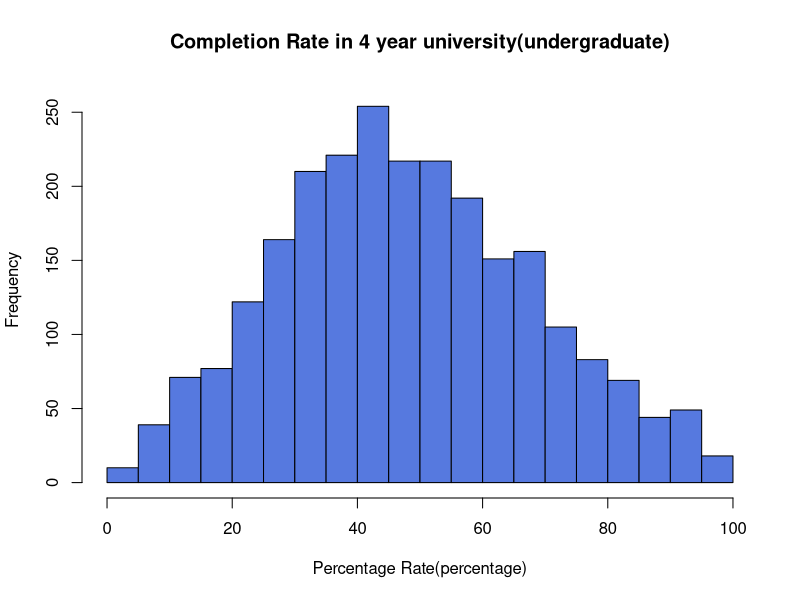
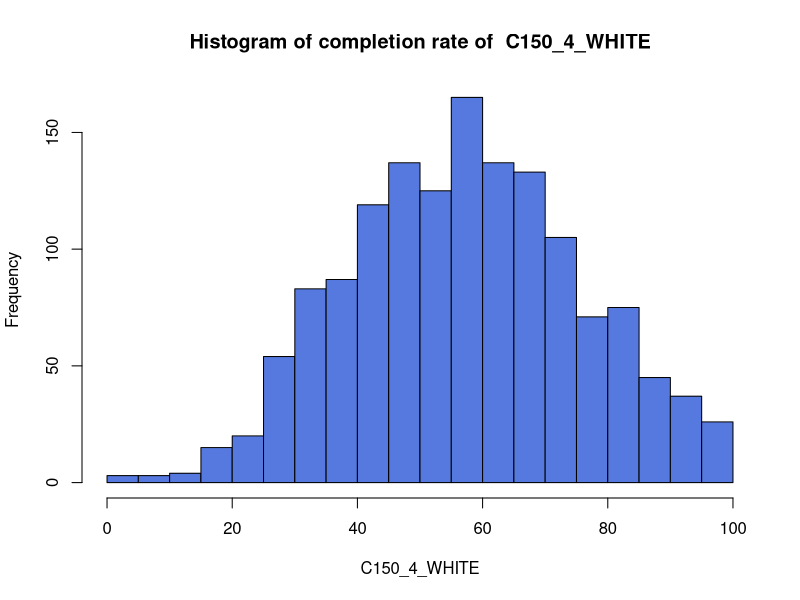
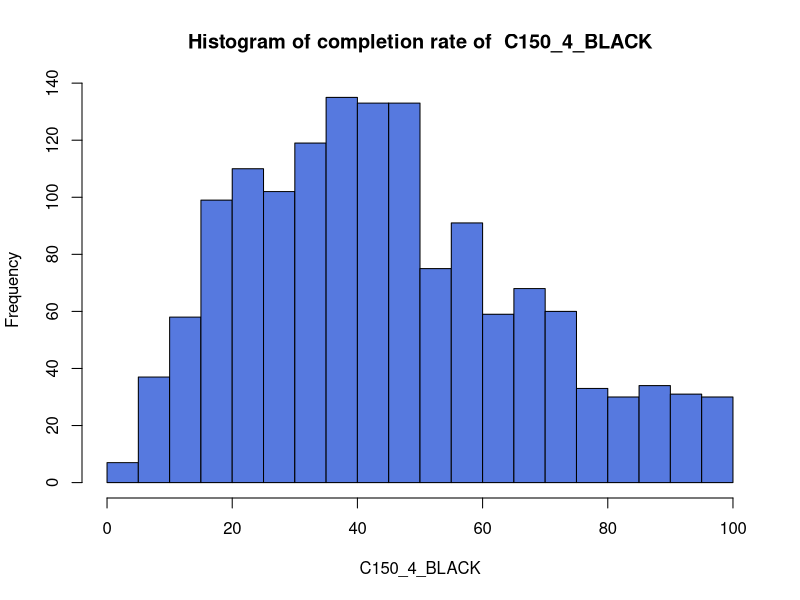
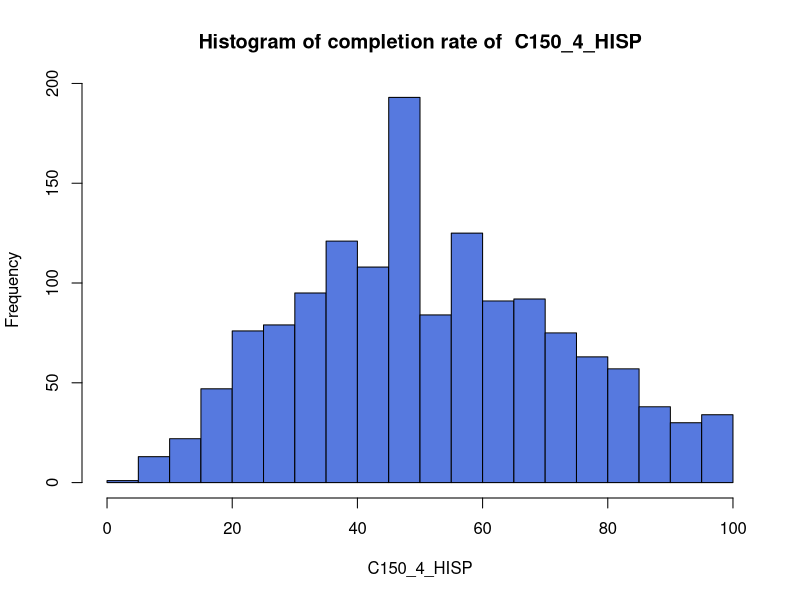
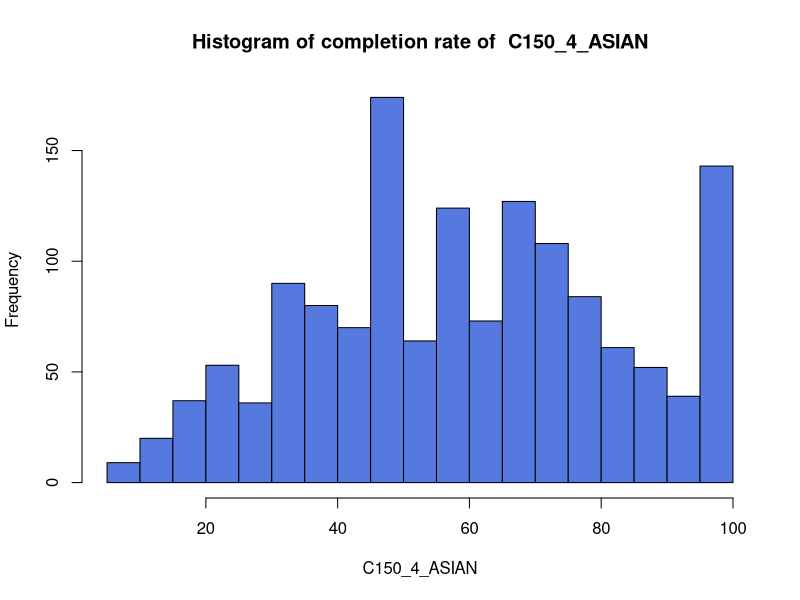
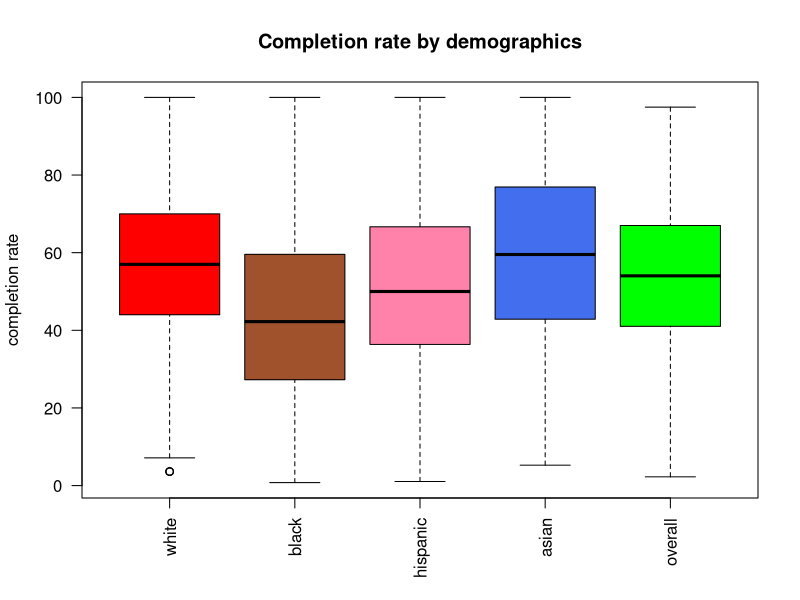
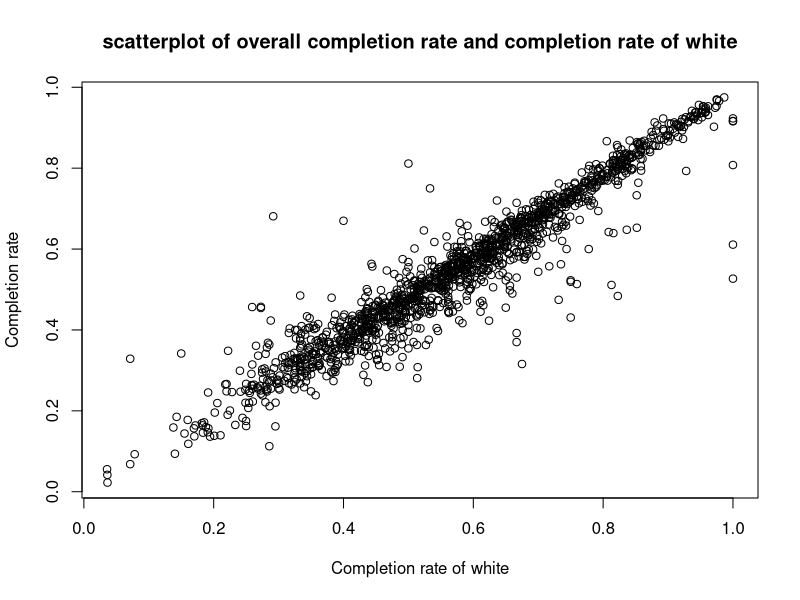
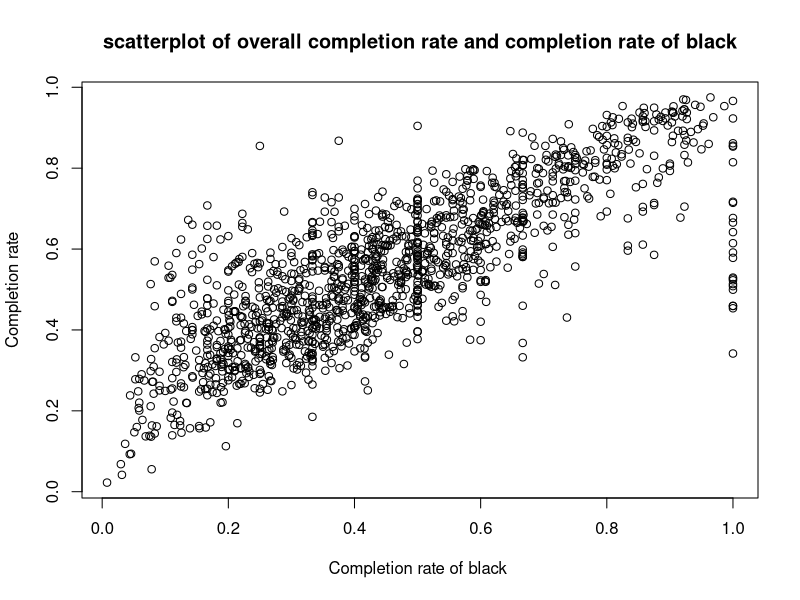

Recreate these plots in R, in order. (Note: this script raises an error after producing the figures.)
#.libPaths(c("C:/Users/vlfgn/Documents/R/win-library/3.3", "C:/Users/vlfgn/Documents/R/win-library/3.3"))
library(plyr)
#setwd("C:/Users/vlfgn/Desktop/Clean/stat159_fall2016_project3/code/scripts")
#Loading the raw dataset
#Focus on the 4 year universities(high overall graduation rates)

dat = read.csv("../../data/subset-data.csv", stringsAsFactors = FALSE)

#Subsetting by 4-year school(Variable name: CCUGPROF > 4) stored in dat_4
dat_4=subset(dat, CCUGPROF>4)

#Using POOLED completion rate as our criteria. 
#If there are NA values in POOLED completion rate, not going to use those universities.
#is.na(dat1$C150_4_POOLED)==is.na(dat1$C150_4) used this to check
#list of universities does have C150_4_POOLED
dat_4$INSTNM[which(!is.na(dat_4$C150_4_POOLED))]
length(dat_4$INSTNM[which(!is.na(dat_4$C150_4_POOLED))])#2484
#list of universities where C150_4_POOLED ==0
dat_4$INSTNM[which(dat_4$C150_4_POOLED==0)]
length(dat_4$INSTNM[which(dat_4$C150_4_POOLED==0)])#15


#Data for our graduation rate in 4 year universities undergraduate.(excluding NAs and 0s)
completion_4 = dat_4[which(!is.na(dat_4$C150_4_POOLED)), ]
completion_4 = completion_4[which(completion_4$C150_4_POOLED!=0),]


#histogram for completion rate of 4 year universities.
x = completion_4$C150_4_POOLED * 100

png("../../images/histogram-of-completion-rate.png", width=800, height=600)
h=hist(x, breaks = 20, col = '#5679DF'
       , xlab = "Percentage Rate(percentage)"
       , main = "Completion Rate in 4 year university(undergraduate)"
       , xlim = c(0,100), ylim = c(0,260))
dev.off()


###Remeber, we are using dat1 = dat_4#########################################
###Let dat1=dat_4 for frequent use
dat1=dat_4

###################################################################################
############################Complemtion Rate by Demographics#######################
#C150_4_WHITE
##Completion rate for first-time, full-time students at four-year institutions
##(150% of expected time to completion/6 years) for white students
#C150_4_BLACK
##Completion rate for first-time, full-time students at four-year institutions
##(150% of expected time to completion/6 years) for black students
#C150_4_HISP
##Completion rate for first-time, full-time students at four-year institutions
##(150% of expected time to completion/6 years) for Hispanic students
#C150_4_ASIAN
##Completion rate for first-time, full-time students at four-year institutions
##(150% of expected time to completion/6 years) for Asian students

#The number of NAs in each demographic completions rate AMONG 2740 observations.
sum(as.numeric(is.na(dat1$C150_4_WHITE))) #388
sum(as.numeric(is.na(dat1$C150_4_BLACK))) #551
sum(as.numeric(is.na(dat1$C150_4_HISP))) #535
sum(as.numeric(is.na(dat1$C150_4_ASIAN))) #879


#Eexclude NA's and 0's in demographic completions(WHITE,BLACK,HISPANIC,ASIAN)
names_demo = c("C150_4_WHITE","C150_4_BLACK","C150_4_HISP","C150_4_ASIAN")
com_demo = subset(dat1, (!is.na(dat1$C150_4_WHITE)) & (!is.na(dat1$C150_4_BLACK)) &
                    (!is.na(dat1$C150_4_HISP)) & (!is.na(dat1$C150_4_ASIAN)) & (!is.na(dat1$C150_4_POOLED)))
com_demo = com_demo[which(com_demo$C150_4_WHITE!=0),]
com_demo = com_demo[which(com_demo$C150_4_BLACK!=0),]
com_demo = com_demo[which(com_demo$C150_4_HISP!=0),]
com_demo = com_demo[which(com_demo$C150_4_ASIAN!=0),]
com_demo = com_demo[which(com_demo$C150_4_POOLED!=0),]


#Summary Statistics of completion rate by Demographics(WHITE, BLACK, HISP, ASIAN)
sink(file = "../../data/eda-output.txt")
cat("1. Explanatory Analysis of Quantative Varibles\n\n")
cat("A. Summary Statistics Of Completion Rate by demographics\n\n")
for(i in 1:length(names_demo))
{
  cat("summary statistics of", names_demo[i], "\n\n")
  cat("Min.  1stQu.  Median.  Mean.  3rd Qu.  Max. \n")
  cat(summary(com_demo[,names_demo[i]]), "\n")
  cat("Standard Deviation. : ", sd(com_demo[,names_demo[i]]),"\n")
  cat("Range. : ", max(com_demo[,names_demo[i]])-min(com_demo[,names_demo[i]])," \n")
  cat("IQR. : ", IQR(com_demo[,names_demo[i]]),"\n")
  cat("\n\n")
}
cat("\n\n")
sink()

##Histogram of completions rate by Demographics(WHITE, BLACK, HISP, ASIAN)
for(i in 1:length(names_demo))
{
  path1 = paste0("../../images/histogram-completion-rate-",names_demo[i],".png")
  png(filename = path1, width=800, height=600)
  k1 = com_demo[,names_demo[i]]*100
  k2 = hist(k1,breaks= 20, main = paste("Histogram of completion rate of "
                                        ,names_demo[i]), col = "#5679DF", xlab = names_demo[i])
  dev.off()
}

png(filename = "../../images/boxplot-of-completion-rate-by-demographic.png", width=800, height=600)
boxplot(com_demo$C150_4_WHITE*100, com_demo$C150_4_BLACK*100
        , com_demo$C150_4_HISP*100, com_demo$C150_4_ASIAN*100, com_demo$C150_4_POOLED*100
        , main = "Completion rate by demographics", ylab = "completion rate"
        , las=2, col = c("red","sienna","palevioletred1","royalblue2", "green")
        , names = c("white", "black", "hispanic", "asian", "overall"))
dev.off()


png(filename = "../../images/scatterplot-of-overall-completion-rate-and-completion-rate-of-white.png", width=800, height=600)
plot(com_demo$C150_4_WHITE, com_demo$C150_4_POOLED
     , main = "scatterplot of overall completion rate and completion rate of white"
     , xlab = "Completion rate of white", ylab = "Completion rate")
dev.off()

png(filename = "../../images/scatterplot-of-overall-completion-rate-and-completion-rate-of-black.png", width=800, height=600)
plot(com_demo$C150_4_BLACK, com_demo$C150_4_POOLED
     , main = "scatterplot of overall completion rate and completion rate of black"
     , xlab = "Completion rate of black ", ylab = "Completion rate")
dev.off()

png(filename = "../../images/scatterplot-of-overall-completion-rate-and-completion-rate-of-hispanic.png", width=800, height=600)
plot(com_demo$C150_4_HISP, com_demo$C150_4_POOLED
     , main = "scatterplot of overall completion rate and completion rate of hispanic"
     , xlab = "Completion rate of hispanic", ylab = "Completion rate")
dev.off()

png(filename = "../../images/scatterplot-of-overall-completion-rate-and-completion-rate-of-asian.png", width=800, height=600)
plot(com_demo$C150_4_ASIAN, com_demo$C150_4_POOLED
     , main = "scatterplot of overall completion rate and completion rate of asian"
     , xlab = "Completion rate of asian", ylab = "Completion rate")
dev.off()


#####################################################################################
###################################Demographic Percentage############################
#The number of NAs in each demographic PERCENTAGE AMONG 2740 observations.
#Since no data is missing, just going to use dat1.
sum(as.numeric(is.na(dat1$UGDS_WHITE))) #0
sum(as.numeric(is.na(dat1$UGDS_BLACK))) #0
sum(as.numeric(is.na(dat1$UGDS_HISP))) #0
sum(as.numeric(is.na(dat1$UGDS_ASIAN))) #0

#Eexclude 0's in demographic percentage(WHITE,BLACK,HISPANIC,ASIAN)
names_demo2 = c("UGDS_WHITE", "UGDS_BLACK", "UGDS_HISP", "UGDS_ASIAN")
com_demo2 = dat1[which(dat1$UGDS_WHITE!=0),]
com_demo2 = com_demo2[which(com_demo2$UGDS_BLACK!=0),]
com_demo2 = com_demo2[which(com_demo2$UGDS_HISP!=0),]
com_demo2 = com_demo2[which(com_demo2$UGDS_ASIAN!=0),]


#Summary Statistics of Each Demographics(WHITE, BLACK, HISP, ASIAN)
sink(file = "../../data/eda-output.txt", append=TRUE)
cat("B. Summary Statistics Of demographic percentage\n\n")
for(i in 1:length(names_demo2))
{
  cat("summary statistics of", names_demo2[i], "\n\n")
  cat("Min.  1stQu.  Median.  Mean.  3rd Qu.  Max. \n")
  cat(summary(com_demo2[,names_demo2[i]]), "\n")
  cat("Standard Deviation. : ", sd(com_demo2[,names_demo2[i]]),"\n")
  cat("Range. : ", max(com_demo2[,names_demo2[i]])-min(com_demo2[,names_demo2[i]])," \n")
  cat("IQR. : ", IQR(com_demo2[,names_demo2[i]]),"\n")
  cat("\n")
}
cat("\n\n")
sink()

##Histogram of demographic percentage
for(i in 1:length(names_demo2))
{
  path1 = paste0("../../images/histogram-deomgraphic-percentage-",names_demo2[i],".png")
  png(filename = path1, width=800, height=600)
  k1 = com_demo2[,names_demo2[i]]*100
  k2 = hist(k1,breaks= 20, main = paste("Histogram of demograhic percentage of "
                                        ,names_demo2[i]), col = "#5679DF", xlab = names_demo2[i])
  dev.off()
}


png(filename = "../../images/boxplot-of-demographic-percentage.png", width=800, height=600)
boxplot(com_demo2$UGDS_WHITE*100, com_demo2$UGDS_BLACK*100
        , com_demo2$UGDS_HISP*100, com_demo2$UGDS_ASIAN*100
        , main = "Demographic percentages", ylab = "demograhic percentage"
        , las=2, col = c("red","sienna","palevioletred1","royalblue2")
        , names = c("white", "black", "hispanic", "asian"))
dev.off()


######################################################################################
###############################Repayment rate on FAFSA################################
#COMPL_RPY_3YR_RT
##3_yr_repayment.completers
#COMPL_RPY_5YR_RT
##5_yr_repayment.completers
#COMPL_RPY_7YR_RT
##7_yr_repayment.completers

#The number of NAs in Repayment rate on year 3,5,7
sum(as.numeric(is.na(dat1$COMPL_RPY_3YR_RT))) #108
sum(as.numeric(is.na(dat1$COMPL_RPY_5YR_RT))) #140
sum(as.numeric(is.na(dat1$COMPL_RPY_7YR_RT))) #164

#Since the column class is character becuase "PrivacySuppressed" in the variables
#Need to convert colums into numeric data.
yr3 = na.omit(as.numeric(dat1$COMPL_RPY_3YR_RT))
yr5 = na.omit(as.numeric(dat1$COMPL_RPY_5YR_RT))
yr7 = na.omit(as.numeric(dat1$COMPL_RPY_7YR_RT))


#Summary Statistics of repayment rate#
sink(file = "../../data/eda-output.txt", append=TRUE)
cat("C. Summary Statistics Of Repayment rate on FAFSA depending in 3,5,7 year\n\n")

cat("summary statistics of Three year repayment rate for completers\n\n")
cat("Min.  1stQu.  Median.  Mean.  3rd Qu.  Max. \n")
cat(summary(yr3), "\n")
cat("Standard Deviation. : ", sd(yr3),"\n")
cat("Range. : ", max(yr3)-min(yr3)," \n")
cat("IQR. : ", IQR(yr3),"\n")
cat("\n")

cat("summary statistics of Five year repayment rate for completers\n\n")
cat("Min.  1stQu.  Median.  Mean.  3rd Qu.  Max. \n")
cat(summary(yr5), "\n")
cat("Standard Deviation. : ", sd(yr5),"\n")
cat("Range. : ", max(yr5)-min(yr5)," \n")
cat("IQR. : ", IQR(yr5),"\n")
cat("\n")

cat("summary statistics of Seven year repayment rate for completers\n\n")
cat("Min.  1stQu.  Median.  Mean.  3rd Qu.  Max. \n")
cat(summary(yr7), "\n")
cat("Standard Deviation. : ", sd(yr7),"\n")
cat("Range. : ", max(yr3)-min(yr7)," \n")
cat("IQR. : ", IQR(yr7),"\n")
cat("\n")

cat("\n\n")
sink()


png(filename = "../../images/histogram-of-three-year-repayment-rate-for-completers.png", width=800, height=600)
hist(yr3*100, col = "#5679DF", breaks = 20, xlab = "repayment percentage",
     main = "Histogram of Three year repayment rate for completers")
dev.off()
png(filename = "../../images/histogram-of-five-year-repayment-rate-for-completers.png", width=800, height=600)
hist(yr5*100, col = "#5679DF", breaks = 20, xlab = "repayment percentage",
     main = "Histogram of Five year repayment rate for completers")
dev.off()
png(filename = "../../images/histogram-of-seven-year-repayment-rate-for-completers.png", width=800, height=600)
hist(yr7*100, col = "#5679DF", breaks = 20, xlab = "repayment percentage",
     main = "Histogram of Seven year repayment rate for completers")
dev.off()



###############################Median earning###################################
##Data exists prior to 2014_2013. Therefore using MERGED2012_13_PP.csv###

#MD_EARN_WNE_P10
##Median earnings of students working and not enrolled 10 years after entry
#MD_EARN_WNE_P6
##Median earnings of students working and not enrolled 6 years after entry
#MD_EARN_WNE_P8
##Median earnings of students working and not enrolled 8 years after entry


#The number of NAs in Median Earning on year after 6,8,10 years
sum(as.numeric(is.na(dat1$MD_EARN_WNE_P6))) #154
sum(as.numeric(is.na(dat1$MD_EARN_WNE_P8))) #154
sum(as.numeric(is.na(dat1$MD_EARN_WNE_P10))) #154

#Since the column class is character becuase "PrivacySuppressed" in the variables
#Need to convert colums into numeric data.
m6 = na.omit(as.numeric(dat1$MD_EARN_WNE_P6))
m8 = na.omit(as.numeric(dat1$MD_EARN_WNE_P8))
m10 = na.omit(as.numeric(dat1$MD_EARN_WNE_P10))

#Summary Statistics of Median Earning after 6,8,10 year#
sink(file = "../../data/eda-output.txt", append=TRUE)
cat("D. Summary Statistics Of Median Earning after 6,8,10 year\n\n")

cat("summary statistics of Median Earning after 6 year\n\n")
cat("Min.  1stQu.  Median.  Mean.  3rd Qu.  Max. \n")
cat(summary(m6), "\n")
cat("Standard Deviation. : ", sd(m6),"\n")
cat("Range. : ", max(m6)-min(m6)," \n")
cat("IQR. : ", IQR(m6),"\n")
cat("\n")

cat("summary statistics of Median Earning after 8 year\n\n")
cat("Min.  1stQu.  Median.  Mean.  3rd Qu.  Max. \n")
cat(summary(m8), "\n")
cat("Standard Deviation. : ", sd(m8),"\n")
cat("Range. : ", max(m8)-min(m8)," \n")
cat("IQR. : ", IQR(m8),"\n")
cat("\n")

cat("summary statistics of Median Earning after 10 year\n\n")
cat("Min.  1stQu.  Median.  Mean.  3rd Qu.  Max. \n")
cat(summary(m10), "\n")
cat("Standard Deviation. : ", sd(m10),"\n")
cat("Range. : ", max(m10)-min(m10)," \n")
cat("IQR. : ", IQR(m10),"\n")
cat("\n")

cat("\n\n")
sink()

png(filename = "../../images/histogram-of-median-earning-after-6-year(log-transfromed).png", width=800, height=600)
md1_log = log(m6)
md1 = hist(md1_log, col = "#5679DF", breaks = 10, main = "Histogram of Median Earning after 6 year"
           , xlab = "Earning(log transformed)", xlim = c(9,12))
dev.off()

png(filename = "../../images/histogram-of-median-earning-after-8-year(log-transfromed).png", width=800, height=600)
md2_log = log(m8)
md2 = hist(md2_log, col = "#5679DF", breaks = 10, main = "Histogram of Median Earning after 8 year"
           , xlab = "Earning(log transformed)", xlim = c(9,12))
dev.off()

png(filename = "../../images/histogram-of-median-earning-after-10-year(log-transfromed).png", width=800, height=600)
md3_log = log(m10)
md3 = hist(md3_log, col = "#5679DF", breaks = 10, main = "Histogram of Median Earning after 10 year"
           , xlab = "Earning(log transformed)", xlim = c(9,12))
dev.off()


#####################Admission rate####################################
#ADM_RATE
##Admission rate

#The number of NAs in Median earning in 6,8,10 years after entry using com_demo to compare the values  
#in terms of completion rate
sum(as.numeric(is.na(com_demo$ADM_RATE))) #233
ad = com_demo[com_demo$ADM_RATE!=0,]
ad = ad[!is.na(ad$ADM_RATE), ]

#Summary Statistics of Admission rate#
sink(file = "../../data/eda-output.txt", append=TRUE)
cat("E. Summary Statistics Of Admission rate\n\n")
cat("Min.  1stQu.  Median.  Mean.  3rd Qu.  Max. \n")
cat(summary(ad$ADM_RATE), "\n")
cat("Standard Deviation. : ", sd(ad$ADM_RATE),"\n")
cat("Range. : ", max(ad$ADM_RATE)-min(ad$ADM_RATE)," \n")
cat("IQR. : ", IQR(ad$ADM_RATE),"\n")
cat("\n")
cat("\n\n")
sink()

png(filename = "../../images/histogram-of-admission-rate.png", width=800, height=600)
hist(ad$ADM_RATE, col = "#5679DF", breaks = 10, main = "Histogram of Admission rate")
dev.off()

png(filename = "../../images/scatterplot-admission-rate-and-completion-rate.png", width=800, height=600)
plot((ad$ADM_RATE), (ad$C150_4_POOLED), main = "scatterplot of Admission rate and Completion rate"
     , xlab = "admission rate", ylab="completion rate")
dev.off()


#####################Retention Rate####################################
#RET_FT4
##First-time, full-time student retention rate at four-year institutions
sum(as.numeric(is.na(com_demo$RET_FT4))) #122
re = com_demo[com_demo$RET_FT4!=0,]
re = re[!is.na(re$RET_FT4), ]

#Summary Statistics of Retention Rate#
sink(file = "../../data/eda-output.txt", append=TRUE)
cat("F. Summary Statistics Of Retention rate\n\n")
cat("Min.  1stQu.  Median.  Mean.  3rd Qu.  Max. \n")
cat(summary(re$RET_FT4), "\n")
cat("Standard Deviation. : ", sd(re$RET_FT4),"\n")
cat("Range. : ", max(re$RET_FT4)-min(re$RET_FT4)," \n")
cat("IQR. : ", IQR(re$RET_FT4),"\n")
cat("\n")
cat("\n\n")
sink()

png(filename = "../../images/histogram-of-retention-rate.png", width=800, height=600)
hist(re$RET_FT4, col = "#5679DF", breaks = 10, main = "Histogram of retention rate")
dev.off()

png(filename = "../../images/scatterplot-retention-rate-and-completion-rate.png", width=800, height=600)
plot((re$RET_FT4), (re$C150_4_POOLED), main = "scatterplot of retention rate and Completion rate"
     , xlab = "retention rate", ylab="completion rate")
dev.off()



#####################total cost of attendance####################################
#NPT4_PRIV
##Average net price for Title IV institutions (private for-profit and nonprofit institutions)
#NPT4_PUB
##Average net price for Title IV institutions (public institutions)
sum(as.numeric(is.na(com_demo$NPT4_PRIV))) #526
sum(as.numeric(is.na(com_demo$NPT4_PUB))) #923

#MERGING TWO data frames and removing NA values and 0's.
cost = com_demo
cost$NPT4_PRIV[is.na(cost$NPT4_PRIV)] =0
cost$NPT4_PUB[is.na(cost$NPT4_PUB)] = 0
cost = cbind(cost,cost = cost$NPT4_PRIV + cost$NPT4_PUB)
cost = cost[cost$cost!=0,]

#Summary Statistics of cost of attendance#
sink(file = "../../data/eda-output.txt", append=TRUE)
cat("G. Summary Statistics Of Cost of attendance rate\n\n")
cat("Min.  1stQu.  Median.  Mean.  3rd Qu.  Max. \n")
cat(summary(cost$cost), "\n")
cat("Standard Deviation. : ", sd(cost$cost),"\n")
cat("Range. : ", max(cost$cost)-min(cost$cost)," \n")
cat("IQR. : ", IQR(cost$cost),"\n")
cat("\n")
cat("\n\n")
sink()

png(filename = "../../images/histogram-of-cost-of-attendance.png", width=800, height=600)
hist(cost$cost, col = "#5679DF", breaks = 10
     , main = "Histogram of cost of attendance", xlab = "cost of attendance")
dev.off()

png(filename = "../../images/scatterplot-of-cost-of-attendace-and-completion-rate.png", width=800, height=600)
plot((cost$cost), (cost$C150_4_POOLED), main = "scatterplot of cost of attendace rate and Completion rate"
     , xlab = "cost of attendacne", ylab="completion rate")
dev.off()


#####################Median Debt####################################
#DEBT_MDN
##The median original amount of the loan principal upon entering repayment
debt = com_demo
debt$DEBT_MDN = as.numeric(debt$DEBT_MDN)
debt$DEBT_MDN[is.na(debt$DEBT_MDN)] = 0
debt = debt[debt$DEBT_MDN!=0,]

#Summary Statistics of Median Debt#
sink(file = "../../data/eda-output.txt", append=TRUE)
cat("H. Summary Statistics Of Median Debt\n\n")
cat("Min.  1stQu.  Median.  Mean.  3rd Qu.  Max. \n")
cat(summary(debt$DEBT_MDN), "\n")
cat("Standard Deviation. : ", sd(debt$DEBT_MDN),"\n")
cat("Range. : ", max(debt$DEBT_MDN)-min(debt$DEBT_MDN)," \n")
cat("IQR. : ", IQR(debt$DEBT_MDN),"\n")
cat("\n")
cat("\n\n")
sink()

png(filename = "../../images/histogram-of-median-debt.png", width=800, height=600)
hist(debt$DEBT_MDN, col = "#5679DF", breaks = 20
     , main = "Histogram of Median Debt", xlab = "Median Debt")
dev.off()

png(filename = "../../images/scatterplot-of-median-debt-and-completion-rate.png", width=800, height=600)
plot((debt$DEBT_MDN), (debt$C150_4_POOLED), main = "scatterplot of median debt and completion rate"
     , xlab = "Median Debt", ylab="completion rate")
dev.off()


#####################Percentage of Pell GRANT####################################
#PCTPELL
##Percentage of undergraduates who receive a Pell Grant
pell = com_demo

#Summary Statistics of Median Debt#
sink(file = "../../data/eda-output.txt", append=TRUE)
cat("I. Summary Statistics Of Pell Grant rate\n\n")
cat(summary(pell$PCTPELL), "\n")
cat("Min.  1stQu.  Median.  Mean.  3rd Qu.  Max. \n")
cat("Standard Deviation. : ", sd(pell$PCTPELL),"\n")
cat("Range. : ", max(pell$PCTPELL)-min(pell$PCTPELL)," \n")
cat("IQR. : ", IQR(pell$PCTPELL),"\n")
cat("\n")
cat("\n\n")
sink()

png(filename = "../../images/histogram-of-pell-grant-rate.png", width=800, height=600)
hist(pell$PCTPELL, col = "#5679DF", breaks = 20
     , main = "Histogram of Pell Grant rate", xlab = "Pell Grant rate")
dev.off()

png(filename = "../../images/scatterplot-of-pell-grant-rate-and-completion-rate.png", width=800, height=600)
plot((pell$PCTPELL), (pell$C150_4_POOLED), main = "scatterplot of Pell Grant rate and completion rate"
     , xlab = "Pell Grant rate", ylab="completion rate")
dev.off()


#####################Average Sat score####################################
#SAT_AVG
##Average SAT equivalent score of students admitted
sat = com_demo
sat$SAT_AVG = as.numeric(sat$SAT_AVG)
sat$SAT_AVG[is.na(sat$SAT_AVG)] = 0
sat = sat[sat$SAT_AVG!=0,]

#Summary Statistics of Average Sat score#
sink(file = "../../data/eda-output.txt", append=TRUE)
cat("J. Summary Statistics Of Average Sat score\n\n")
cat(summary(sat$SAT_AVG), "\n")
cat("Standard Deviation. : ", sd(sat$SAT_AVG),"\n")
cat("Range. : ", max(sat$SAT_AVG)-min(sat$SAT_AVG)," \n")
cat("IQR. : ", IQR(sat$SAT_AVG),"\n")
cat("\n")
cat("\n\n")
sink()

png(filename = "../../images/histogram-of-average-sat-score.png", width=800, height=600)
hist(sat$SAT_AVG, col = "#5679DF", breaks = 20
     , main = "Histogram of Average Sat score", xlab = "Average Sat score")
dev.off()

png(filename = "../../images/scatterplot-of-average-sat-score-and-completion-rate.png", width=800, height=600)
plot(sat$SAT_AVG, (sat$C150_4_POOLED), main = "scatterplot of Average Sat score and completion rate"
     , xlab = "Average Sat score", ylab="completion rate")
dev.off()

#####################Size of School####################################
#CCSIZSET
##Carnegie Classification -- size and setting
summary(com_demo$CCSIZSET)

#Summary Statistics of Average Sat score#
sink(file = "../../data/eda-output.txt", append=TRUE)
cat("2. Explanatory Analysis of Categorical Varibles\n\n")
cat("K. Summary Statistics Of Size of School(represented by numbers 6 to 17,from small to large)\n\n")
cat("frequency table Of Size of School\n\n")
write.table(table(com_demo$CCSIZSET), row.names = FALSE, col.names = FALSE, quote = FALSE)
cat("\n")
cat("Relative frequency table Of Size of School\n\n")
write.table(prop.table(table(com_demo$CCSIZSET)), row.names = FALSE, col.names = FALSE, quote = FALSE)
cat("\n\n")
sink()

#Creating barcharts of Size of school
png(filename = "../../images/barchart-of-size-of-school.png", width=800, height=600)
barplot(prop.table(table(com_demo$CCSIZSET)), main = "Barchart of Size of school"
     , xlab = "Size of School", ylab = "relative frequecny", col = "#5679DF")
dev.off()

#Creating boxplots of Size of school
png(filename = "../../images/boxplot-of-size-of-school-on-completion-rate.png", width=800, height=600)
boxplot(com_demo$C150_4_POOLED ~ com_demo$CCSIZSET, main = "boxplot of Size of school on completion rate"
        , xlab = "Size of School", ylab = "completion rate", , col = "#5679DF")
dev.off()

#Anova analysis of Size of School on completion rate.
anova_size = aov(com_demo$C150_4_POOLED ~ com_demo$CCSIZSET)
summary(anova_size)
sink(file = "../../data/eda-output.txt", append = TRUE)
cat("Anova Analysis of Size of school on completion rate\n\n")
summary(anova_size)
cat("\n")
cat("\n\n")
sink()


########################Type of institution#################################
#CONTROL
##Control of institution(public/ private(non-profit)/ private(profit))
summary(com_demo$CONTROL)
sum(as.numeric(is.na(com_demo$CONTROL)))

#Summary Statistics of type of institution#
sink(file = "../../data/eda-output.txt", append=TRUE)
cat("L. Summary Statistics Of Type of institutions\n\n")
cat("frequency table Of Size of School\n\n")
write.table(table(com_demo$CONTROL), row.names = FALSE, col.names = FALSE, quote = FALSE)
cat("1 : public, 2: private(non-profit), 3:private(profit)\n")
cat("\n")
cat("Relative frequency table Of Type of School\n\n")
write.table(prop.table(table(com_demo$CONTROL)), row.names = FALSE, col.names = FALSE, quote = FALSE)
cat("1 : public, 2: private(non-profit), 3:private(profit)\n")
cat("\n\n")
sink()

#Creating barcharts of Size of school
png(filename = "../../images/barchart-of-type-of-school.png", width=800, height=600)
barplot(prop.table(table(com_demo$CONTROL)), main = "Barchart of Type of school"
        , xlab = "1 : public, 2: private(non-profit), 3:private(profit)", ylab = "relative frequecny", col = "#5679DF")
dev.off()

#Creating boxplots of Size of school
png(filename = "../../images/boxplot-of-type-of-school-on-completion-rate.png", width=800, height=600)
boxplot(com_demo$C150_4_POOLED ~ com_demo$CONTROL, main = "boxplot of Type of school on completion rate"
        , xlab = "1 : public, 2: private(non-profit), 3:private(profit)", ylab = "completion rate", , col = "#5679DF")
dev.off()

#Anova analysis of Type of School on completion rate.
anova_type = aov(com_demo$CONTROL ~ com_demo$CCSIZSET)
summary(anova_type)
sink(file = "../../data/eda-output.txt", append = TRUE)
cat("Anova Analysis of Type of school on completion rate\n\n")
summary(anova_size)
cat("\n")
cat("\n\n")
sink()


##############################################################################################
#######################Correlation for completion to other indicators#########################

#Generating new dataframe: cor_overall to see the correlation between completion rate and variables###### 
sat = com_demo
sat$SAT_AVG = as.numeric(sat$SAT_AVG)
sat$SAT_AVG[is.na(sat$SAT_AVG)] = 0
sat = sat[sat$SAT_AVG!=0,]

cor_overall = cost
cor_overall$SAT_AVG = as.numeric(cor_overall$SAT_AVG)
cor_overall$SAT_AVG[is.na(cor_overall$SAT_AVG)] = 0
cor_overall = cor_overall[cor_overall$SAT_AVG!=0,]

cor_overall$DEBT_MDN = as.numeric(cor_overall$DEBT_MDN)
cor_overall$DEBT_MDN[is.na(cor_overall$DEBT_MDN)] = 0
cor_overall = cor_overall[cor_overall$DEBT_MDN!=0,]

summary(cor_overall$CCUGPROF)
summary(cor_overall$C150_4_POOLED)
summary(cor_overall$C150_4_WHITE)
summary(cor_overall$C150_4_BLACK)
summary(cor_overall$C150_4_ASIAN)
summary(cor_overall$C150_4_HISP)

summary(cor_overall$UGDS_WHITE)
summary(cor_overall$UGDS_BLACK)
summary(cor_overall$UGDS_ASIAN)
summary(cor_overall$UGDS_HISP)

#Removing Characters in repayment rate
summary(cor_overall$COMPL_RPY_3YR_RT)
cor_overall$COMPL_RPY_3YR_RT = as.numeric(cor_overall$COMPL_RPY_3YR_RT)
cor_overall$COMPL_RPY_3YR_RT[is.na(cor_overall$COMPL_RPY_3YR_RT)] = 0
cor_overall = cor_overall[cor_overall$COMPL_RPY_3YR_RT!=0,]

summary(cor_overall$COMPL_RPY_5YR_RT)
cor_overall$COMPL_RPY_5YR_RT = as.numeric(cor_overall$COMPL_RPY_5YR_RT)
cor_overall$COMPL_RPY_5YR_RT[is.na(cor_overall$COMPL_RPY_5YR_RT)] = 0
cor_overall = cor_overall[cor_overall$COMPL_RPY_5YR_RT!=0,]

summary(cor_overall$COMPL_RPY_7YR_RT)
cor_overall$COMPL_RPY_7YR_RT = as.numeric(cor_overall$COMPL_RPY_7YR_RT)
cor_overall$COMPL_RPY_7YR_RT[is.na(cor_overall$COMPL_RPY_7YR_RT)] = 0
cor_overall = cor_overall[cor_overall$COMPL_RPY_7YR_RT!=0,]

#Removing Characters in median earning
summary(cor_overall$MD_EARN_WNE_P6)
cor_overall$MD_EARN_WNE_P6 = as.numeric(cor_overall$MD_EARN_WNE_P6)
cor_overall$MD_EARN_WNE_P6[is.na(cor_overall$MD_EARN_WNE_P6)] = 0
cor_overall = cor_overall[cor_overall$MD_EARN_WNE_P6!=0,]

summary(cor_overall$MD_EARN_WNE_P8)
cor_overall$MD_EARN_WNE_P8 = as.numeric(cor_overall$MD_EARN_WNE_P8)
cor_overall$MD_EARN_WNE_P8[is.na(cor_overall$MD_EARN_WNE_P8)] = 0
cor_overall = cor_overall[cor_overall$MD_EARN_WNE_P8!=0,]

summary(cor_overall$MD_EARN_WNE_P10)
cor_overall$MD_EARN_WNE_P10 = as.numeric(cor_overall$MD_EARN_WNE_P10)
cor_overall$MD_EARN_WNE_P10[is.na(cor_overall$MD_EARN_WNE_P10)] = 0
cor_overall = cor_overall[cor_overall$MD_EARN_WNE_P10!=0,]

summary(cor_overall$ADM_RATE)
summary(cor_overall$RET_FT4)
summary(cor_overall$cost)
summary(cor_overall$DEBT_MDN)
summary(cor_overall$PCTPELL)
summary(cor_overall$SAT_AVG)
summary(cor_overall$CCSIZSET)
summary(cor_overall$CONTROL)
################################################################################


############MAKING CORRELATION MATRIX###########

cor_overall2 = subset(cor_overall, select=-c(UNITID,X,INSTNM))
corr_matrix = cor(cor_overall2)

upper_corr_matrix = format(corr_matrix, digits = 4)
upper_corr_matrix[lower.tri(upper_corr_matrix, diag=FALSE)] = ""


sink(file = "../../data/eda-output.txt", append=TRUE)
cat("3. Correlation Matrix of Varibles\n\n")
print(as.data.frame(upper_corr_matrix))
cat("\n\n")
sink()


#Creating Scatterplotmatrix
png("../../images/scatterplot-matrix1.png", width=800, height=600)
pairs(C150_4_POOLED
      ~UGDS_WHITE+UGDS_BLACK+UGDS_ASIAN+UGDS_HISP
      , data=cor_overall2
      , main="Scatterplot matrix1")
dev.off()

png("../../images/scatterplot-matrix2.png", width=800, height=600)
pairs(C150_4_POOLED
      ~COMPL_RPY_3YR_RT+COMPL_RPY_5YR_RT+COMPL_RPY_7YR_RT
      , data=cor_overall2
      , main="Scatterplot matrix2")
dev.off()

png("../../images/scatterplot-matrix3.png", width=800, height=600)
pairs(C150_4_POOLED
      ~ADM_RATE+RET_FT4
      +cost
      +DEBT_MDN + PCTPELL 
      , data=cor_overall2
      , main="Scatterplot matrix3")
dev.off()


png("../../images/scatterplot-matrix4.png", width=800, height=600)
pairs(C150_4_POOLED
      ~ SAT_AVG
      +MD_EARN_WNE_P6 + MD_EARN_WNE_P8 + MD_EARN_WNE_P10
      + CCSIZSET + CONTROL 
      , data=cor_overall2
      , main="Scatterplot matrix4")
dev.off()

png("../../images/scatterplot-matrix-all.png", width=2000, height=2000)
pairs(C150_4_POOLED
      ~ UGDS_WHITE+UGDS_BLACK+UGDS_ASIAN+UGDS_HISP
      + COMPL_RPY_3YR_RT+COMPL_RPY_5YR_RT+COMPL_RPY_7YR_RT
      + ADM_RATE+RET_FT4
      + cost
      + DEBT_MDN + PCTPELL 
      + SAT_AVG
      + MD_EARN_WNE_P6 + MD_EARN_WNE_P8 + MD_EARN_WNE_P10
      + CCSIZSET + CONTROL 
      , data=cor_overall2
      , main="Scatterplot matrix of all variables")
dev.off()

png("../../images/scatterplot-matrix-minorities.png", width=2000, height=2000)
pairs(C150_4_POOLED
      ~ C150_4_HISP
      +  C150_4_BLACK
      + ADM_RATE
      + cost
      + DEBT_MDN + PCTPELL 
      + SAT_AVG
      + MD_EARN_WNE_P6 
      , data=cor_overall2
      , main="Scatterplot matrix realted to minorities")
dev.off()
